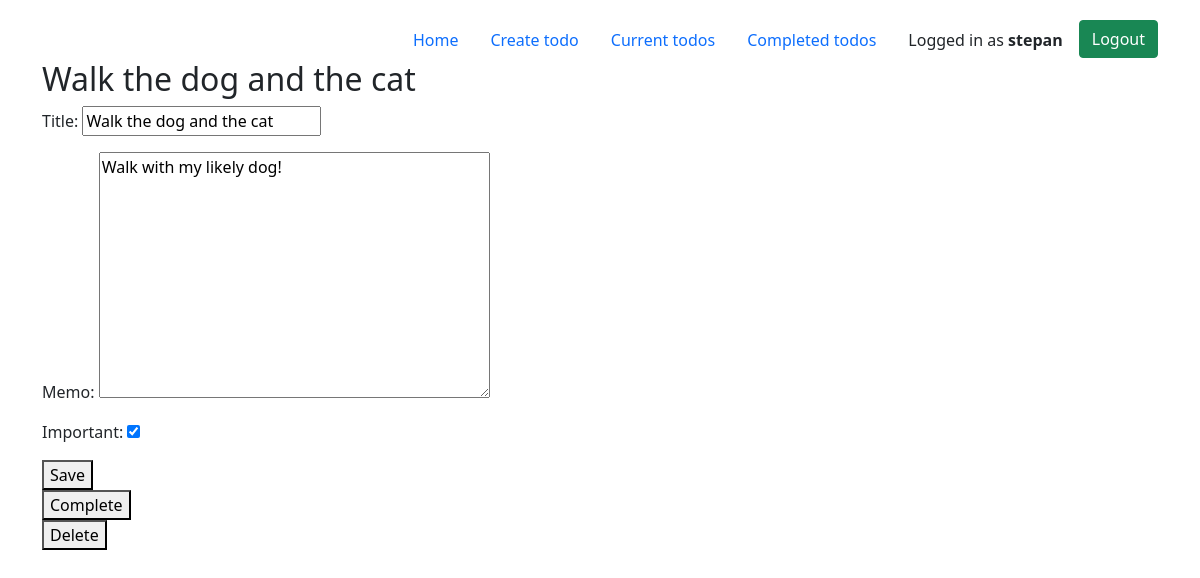
Page /todo/1 (signed in) on the committed database.
### todoapp/models.py (models this page shows, shortened)
class Todo(models.Model):
    title = models.CharField(max_length=100)
    memo = models.TextField(blank=True)
    created = models.DateTimeField(auto_now_add=True)
    datecomplited = models.DateTimeField(null=True, blank=True)
    important = models.BooleanField(default=False)
    user = models.ForeignKey(User, on_delete=models.CASCADE)

### todoapp/views.py (the view, shortened to what this page needs)
# urls.py: path('todo/<int:todo_pk>', views.viewtodo, name='viewtodo'),
@login_required
def viewtodo(request, todo_pk):
    todo = get_object_or_404(Todo, pk=todo_pk, user=request.user)
    if request.method == 'GET':
        form = TodoForm(instance=todo)
        return render(request, 'todoapp/viewtodo.html', {'todo': todo, 'form': form})

### todoapp/forms.py
class TodoForm(ModelForm):
    class Meta:
        model = Todo
        fields = ['title', 'memo', 'important']

### todoapp/templates/todoapp/viewtodo.html (shortened to what this page needs)
{% extends 'todoapp/base.html' %}
{% block content %}
<h2>{{ todo.title }}</h2>
<form method="POST">
    {{ form.as_p }}
    <button type="submit">Save</button>
</form>
<form method="POST" action="{% url 'completetodo' todo.id %}">
    <button type="submit">Complete</button>
</form>
<form method="POST" action="{% url 'deletetodo' todo.id %}">
    <button type="submit">Delete</button>
</form>
{% endblock %}

### todoapp/templates/todoapp/base.html (shortened to what this page needs)
{% load static %}
<!DOCTYPE html>
<html lang="en">
<head>
    <link href="https://cdn.jsdelivr.net/npm/bootstrap@5.0.2/dist/css/bootstrap.min.css" rel="stylesheet">
    <link rel="stylesheet" href="{% static 'todoapp/style.css' %}">
</head>
<body>
  <div class="container">
    <ul class="nav justify-content-end todo-nav">
      <li class="nav-item"><a class="nav-link" href="{% url 'home' %}">Home</a></li>
      <li class="nav-item"><a class="nav-link" href="{% url 'createtodo' %}">Create todo</a></li>
      <li class="nav-item"><a class="nav-link" href="{% url 'currenttodos' %}">Current todos</a></li>
      <li class="nav-item"><a class="nav-link" href="{% url 'completedtodos' %}">Completed todos</a></li>
      {% if user.is_authenticated %}
      <li class="logged">Logged in as <span class="name-user">{{ user.username }}</span></li>
      <li class="nav-item">
        <form action="{% url 'logoutuser' %}" method="POST">
          <button class="btn btn-success" type="submit">Logout</button>
        </form>
      </li>
    {% else %}
      <li class="nav-item"><a class="btn btn-success sign-up__link" href="{% url 'signupuser' %}">Sign Up</a></li>
      <li class="nav-item"><a class="btn btn-success login__link" href="{% url 'loginuser' %}">Log In</a></li>
    {% endif %}
    </ul>
    {% block content %}{% endblock %}
  </div>
</body>
</html>

### todoapp/static/todoapp/style.css (style rules this page uses)
.todo-nav { padding-top: 20px; }
.logged { padding: .5rem 1rem; }
.name-user { font-weight: 700; }

### rows in the picture
Todo: title "Walk the dog and the cat", memo "Walk with my likely dog!", important "☑"

### other values in the picture
{{ user.username }} "stepan"
